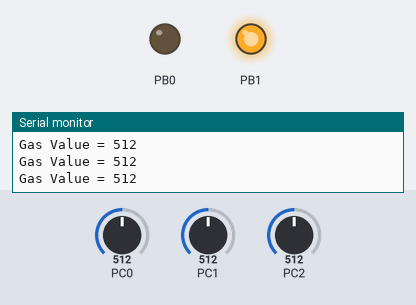
Bench run of a program on a simulated ATmega328P, built with avr-gcc and emulated at 16 MHz (the files do not name the chip). Shown: output pins drawn as LEDs (lit = HIGH), the last lines printed to the serial monitor. The test bench sets the inputs (shaded band); at power-on: PC2 = 512, PC0 = 512, PC1 = 512.

Above: at 1.3 s.
1.4 s: PC2 set to 487
At 2.2 s:
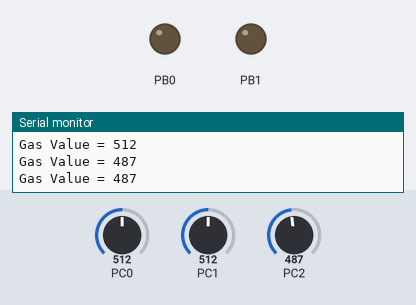
3.0 s: PC0 set to 503
At 3.9 s:
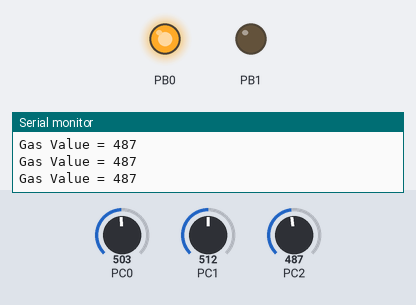
4.6 s: PC2 set to 510
At 5.6 s:
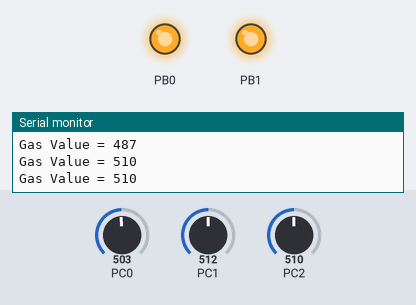
6.1 s: PC2 set to 490
At 7.3 s:
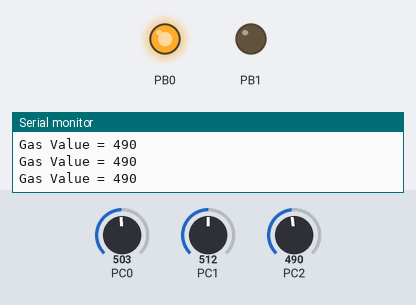
7.7 s: PC2 set to 511
At 9.0 s:
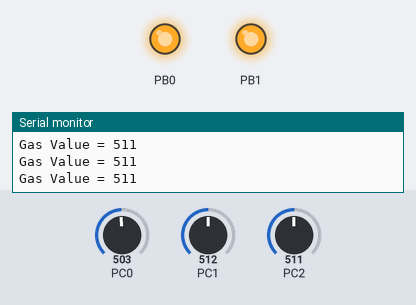
Timing chart, 0 to 10.2 s (numbered marks = the images above; inputs shaded):
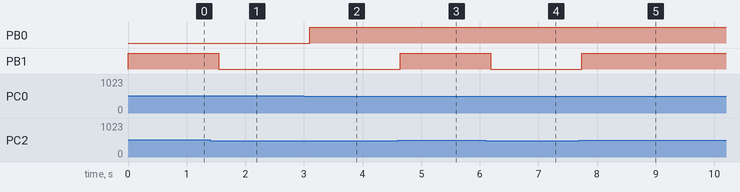

Measured:
- the behaviour switches between 501 and 500 on PC2 (found by bisection; images 0 and 1)
- the behaviour switches between 512 and 511 on PC0 (found by bisection; images 1 and 2)
- after the input at 1.4 s, PB1: HIGH → LOW after 0.15 s
- after the input at 3.0 s, PB0: LOW → HIGH after 0.10 s
- after the input at 4.6 s, PB1: LOW → HIGH at once
- after the input at 6.1 s, PB1: HIGH → LOW after 0.09 s
- after the input at 7.7 s, PB1: LOW → HIGH at once

The program:

main.cpp
```cpp
#define F_CPU 16000000UL

#include <avr/io.h>
#include <util/delay.h>
#include <stdlib.h>

#define GAS_THRESHOLD 500

//------------------------------------------------
// UART Functions
//------------------------------------------------
void UART_Init(unsigned int ubrr)
{
    UBRR0H = (unsigned char)(ubrr >> 8);
    UBRR0L = (unsigned char)ubrr;

    UCSR0B = (1 << TXEN0); // Enable TX

    UCSR0C = (1 << UCSZ01) | (1 << UCSZ00); // 8-bit data
}

void UART_Transmit(char data)
{
    while (!(UCSR0A & (1 << UDRE0)));

    UDR0 = data;
}

void UART_SendString(char *str)
{
    while (*str)
    {
        UART_Transmit(*str++);
    }
}

//------------------------------------------------
// ADC Initialization
//------------------------------------------------
void ADC_Init(void)
{
    ADMUX = (1 << REFS0);

    ADCSRA = (1 << ADEN) |
             (1 << ADPS2) |
             (1 << ADPS1) |
             (1 << ADPS0);
}

//------------------------------------------------
// ADC Read Function
//------------------------------------------------
uint16_t ADC_Read(uint8_t channel)
{
    channel &= 0x07;

    ADMUX = (ADMUX & 0xF8) | channel;

    ADCSRA |= (1 << ADSC);

    while (ADCSRA & (1 << ADSC));

    return ADC;
}

//------------------------------------------------
// Main Program
//------------------------------------------------
int main(void)
{
    uint16_t ldr_value;
    uint16_t pot_value;
    uint16_t gas_value;

    char buffer[20];

    DDRB |= (1 << PB0) | (1 << PB1);

    ADC_Init();

    // 9600 baud @ 16MHz
    UART_Init(103);

    while (1)
    {
        ldr_value = ADC_Read(0);
        pot_value = ADC_Read(1);
        gas_value = ADC_Read(2);

        //-------------------------------
        // Adaptive Lighting
        //-------------------------------
        if (ldr_value < pot_value)
            PORTB |= (1 << PB0);
        else
            PORTB &= ~(1 << PB0);

        //-------------------------------
        // Gas Alert
        //-------------------------------
        if (gas_value > GAS_THRESHOLD)
            PORTB |= (1 << PB1);
        else
            PORTB &= ~(1 << PB1);

        //-------------------------------
        // Display Gas Value
        //-------------------------------
        UART_SendString("Gas Value = ");

        itoa(gas_value, buffer, 10);
        UART_SendString(buffer);

        UART_SendString("\r\n");

        _delay_ms(500);
    }
}
```
